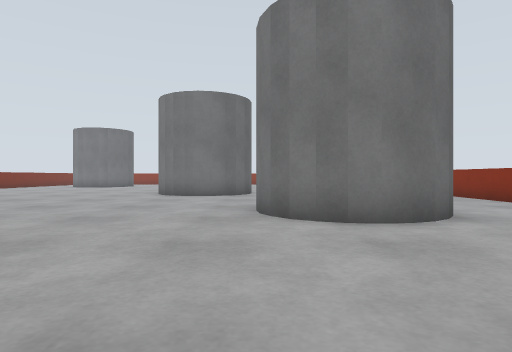
View 1 (above)

24 first-person views from a walk through a robot-simulator world made for Gazebo. The camera is 0.19 m above the floor, looks level and sees 75° across. The floor is counted in squares, 0.25 m on a side. Each view is taken from the middle of a square. On the plan, view 1 faces up. The plan holds only what a view shows up to about 11 squares ahead; the rest is blank.

View 2
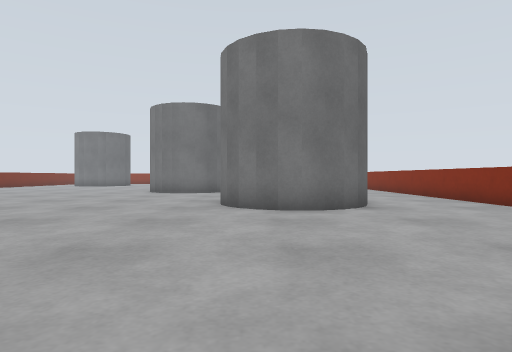

View 3
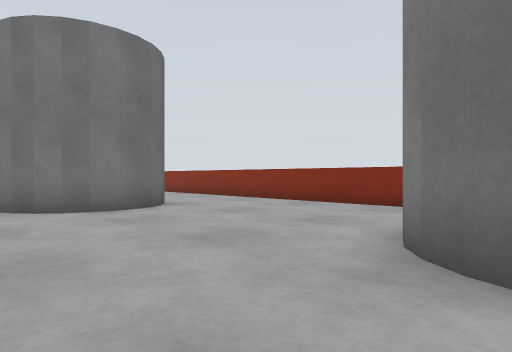

View 4
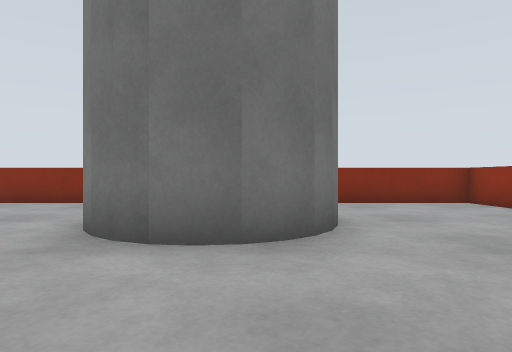

View 5
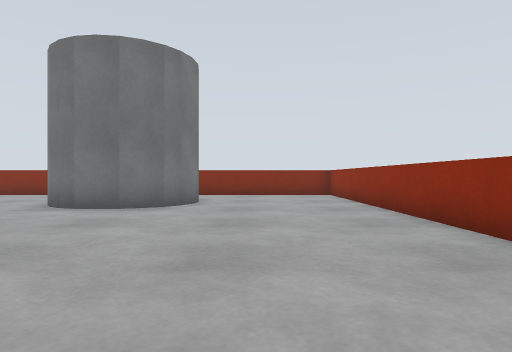

View 6
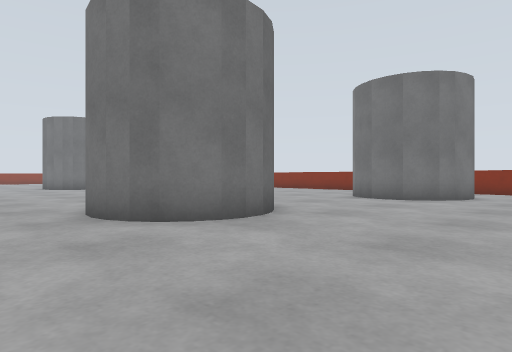

View 7
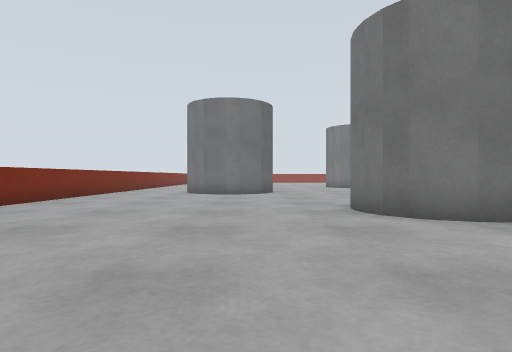

View 8
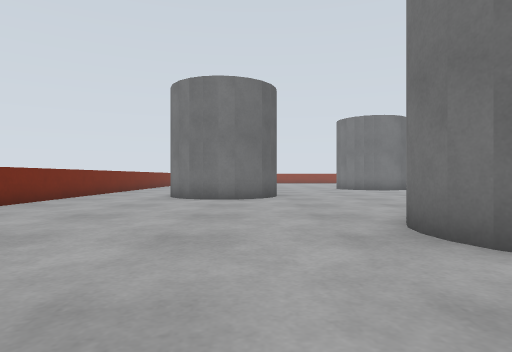

View 9
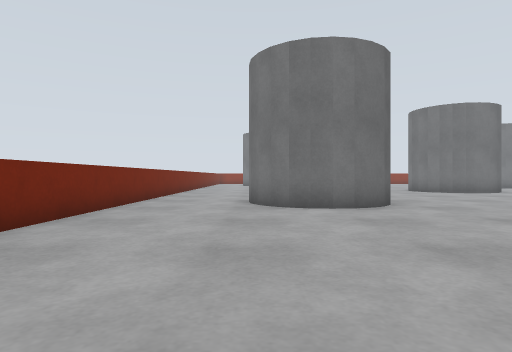

View 10
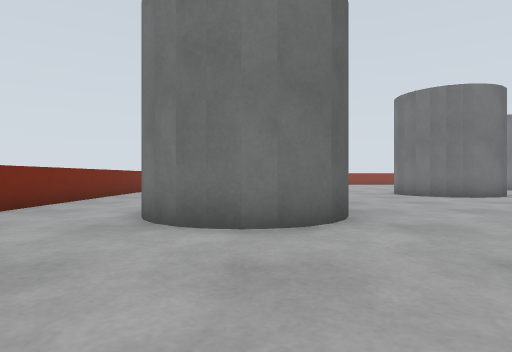

View 11
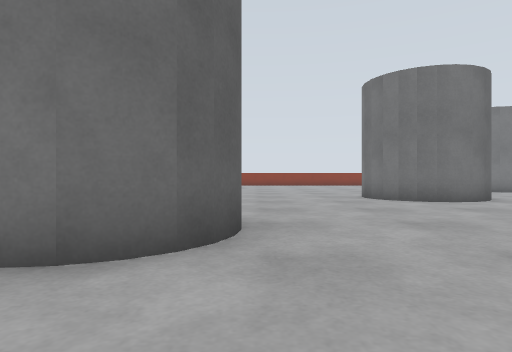

View 12
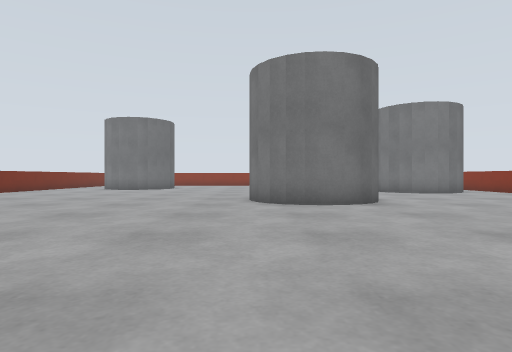

View 13
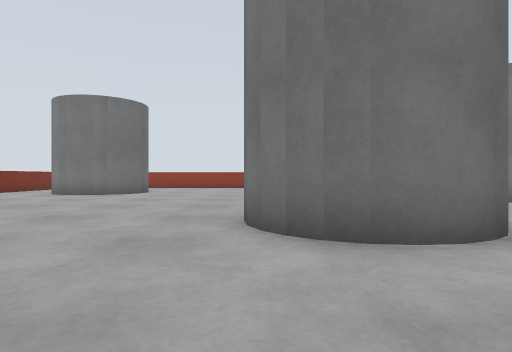

View 14
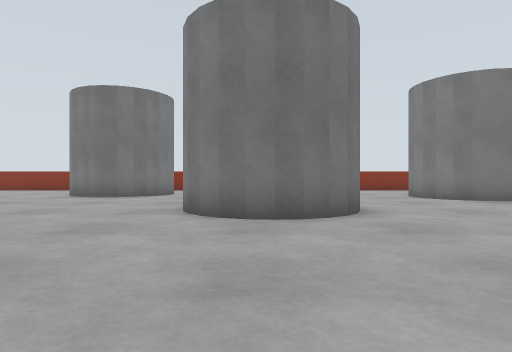

View 15
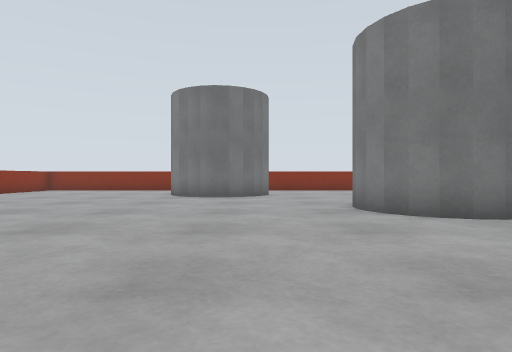

View 16
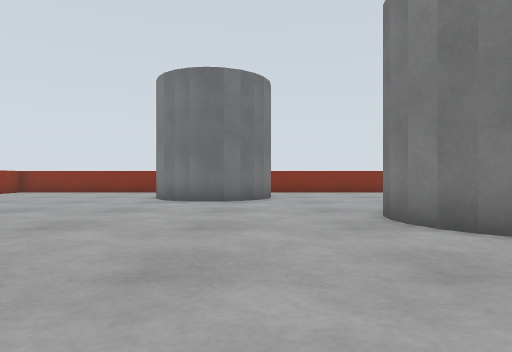

View 17
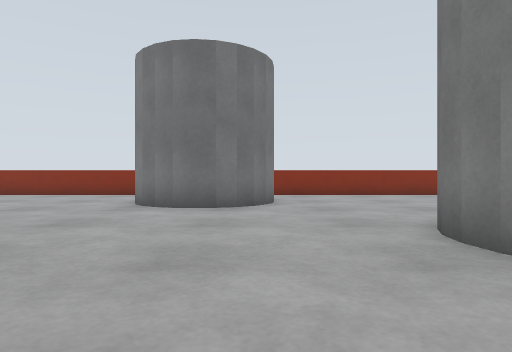

View 18
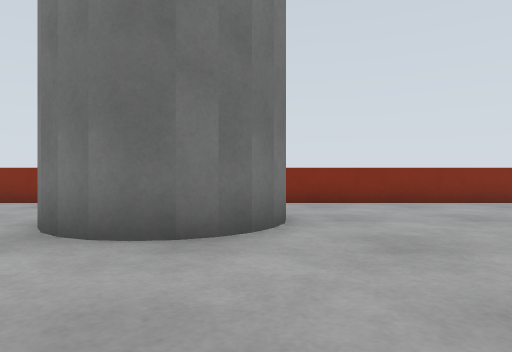

View 19
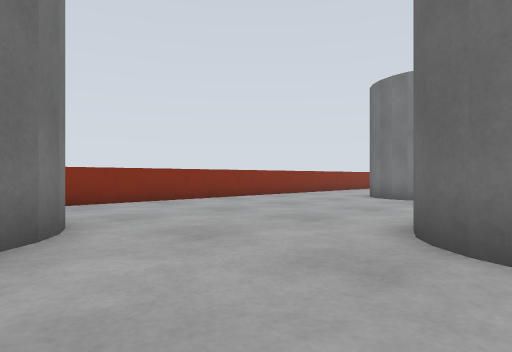

View 20
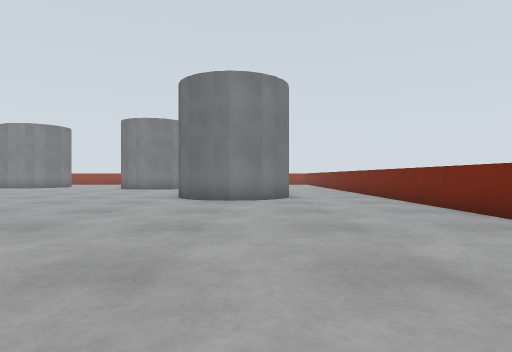

View 21
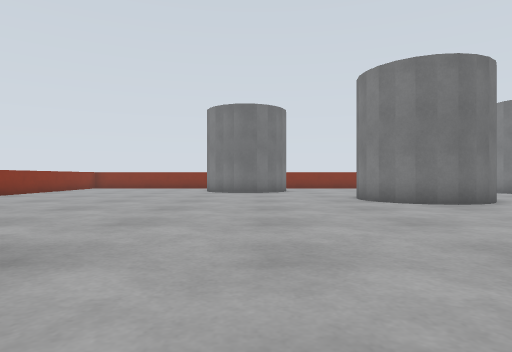

View 22
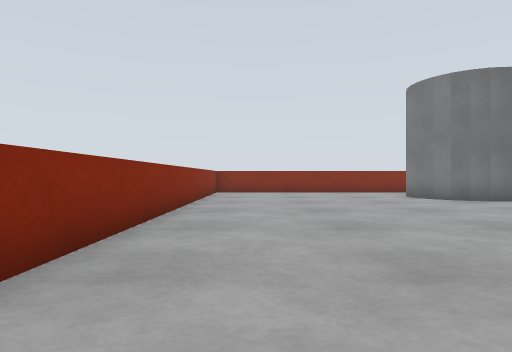

View 23
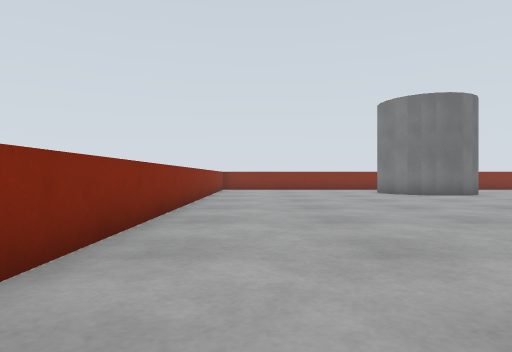

View 24
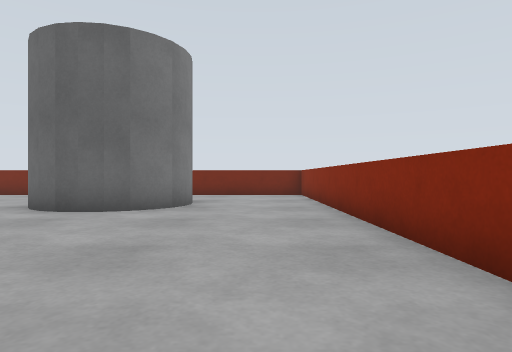

### Floor plan
Key: @ floor where view 1 was taken; # wall or solid block; . floor; C grey cylinder.
Columns run from 15 left of view 1 to 7 right of it. Each row starts with its distance up from view 1.
 30   #################
 29   .................
 28   .................
 27   ...................
 26     CC............... #
 25      CC...............#
 24       C...............
 23      CC..............
 22       ...........CC
 21    ..............C
 20   ...............C
 19    ..............CCC
 18   .................C..#
 17  ...........CC........#
 16  ..........CC C.......#
 15  ..........C   C......#
 14 #..........C  CC......#
 13 #..........CCCC.......#
 12 #.....................#
 11 #.....................#
 10 #...CC................#
  9 #..CC C.........CCC ..#
  8 #..C   C.......CC   ..#
  7 #..C  CC.......C   C..#
  6 #...CCC........CCCCC..#
  5 #................C....#
  4 #.....................#
  3 #.......... ..........#
  2 #.........   .........#
  1 #........    .........#
  0  .......C     .@..C
 -1  .......CC   ....CC
 -2  ........CCC ....C
 -3   ........C......C
 -4    ..............CCC
 -5    ...................#
 -6     ..................#
 -7      .................#
 -8       .    ...........#
 -9              ##########

Positions as (right, up) in squares from view 1, and headings:
1: (0, 0), facing up
2: (1, -2), facing up
3: (-1, -2), facing up-right
4: (-2, -3), facing right
5: (-6, -6), facing right
6: (-9, -7), facing up-right
7: (-9, -8), facing up
8: (-9, -5), facing up
9: (-12, -2), facing up
10: (-10, 1), facing up
11: (-8, 3), facing up
12: (-4, 4), facing up
13: (-4, 9), facing up
14: (-10, 15), facing right
15: (-10, 19), facing right
16: (-8, 19), facing right
17: (-6, 19), facing right
18: (-2, 19), facing right
19: (-2, 20), facing down-right
20: (-11, 20), facing down
21: (-13, 20), facing right
22: (-8, 28), facing right
23: (-11, 28), facing right
24: (-2, 28), facing left
